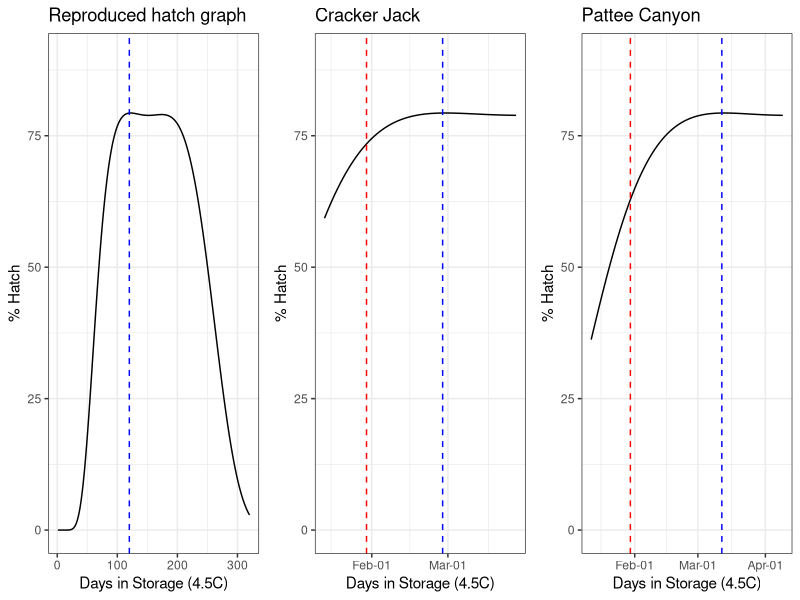

This figure's R source:
library(tidyverse)
library(gridExtra)



x <- seq(1,320,1)
y <- exp(-42.8866 + 15.0204*log(x)-0.308125*x + 0.0010419*x^2 - 0.00000155*x^3)


crackerjack <- as.Date("10-31-19", format = "%m-%d-%y")
pattee <- as.Date("11-13-19", format = "%m-%d-%y")
today <- as.Date("01-30-20", format = "%m-%d-%y")

c_date <- seq.Date(from = crackerjack, by = "day", length.out = 320)
p_date <- seq.Date(from = pattee, by = "day", length.out = 320)


dat <- data.frame(x,y,c_date,p_date)


plot0 <- dat %>% ggplot() + aes(x = x, y = y) + geom_line() + theme_bw() + 
  xlab("Days in Storage (4.5C)") + ylab("% Hatch") +
  ylim(0,90) + geom_vline(xintercept=120, linetype="dashed", color = "blue") + 
  ggtitle("Reproduced hatch graph")

plot1 <- dat %>% filter(x > 75) %>% filter(x<150)%>% ggplot() + aes(x = c_date, y = y) + geom_line() + theme_bw() + 
  xlab("Days in Storage (4.5C)") + ylab("% Hatch") +
  ylim(0,90) + scale_x_date(date_breaks = "months" , date_labels = "%b-%d") +
  ggtitle("Cracker Jack") + geom_vline(xintercept=as.Date(today), linetype="dashed", color = "red") + 
  geom_vline(xintercept=as.Date(crackerjack + 120), linetype="dashed", color = "blue")

plot2 <- dat %>% filter(x > 60) %>% filter(x<150)%>% ggplot() + aes(x = p_date, y = y) + geom_line() + theme_bw() + 
  xlab("Days in Storage (4.5C)") + ylab("% Hatch") +
  ylim(0,90) + scale_x_date(date_breaks = "months" , date_labels = "%b-%d") +
  ggtitle("Pattee Canyon") + geom_vline(xintercept=as.numeric(today), linetype="dashed", color = "red") + 
  geom_vline(xintercept=as.Date(pattee + 120), linetype="dashed", color = "blue")

pdf("hatch.pdf", height = 4, width =10)
grid.arrange(plot0, plot1, plot2, nrow=1)
dev.off()

